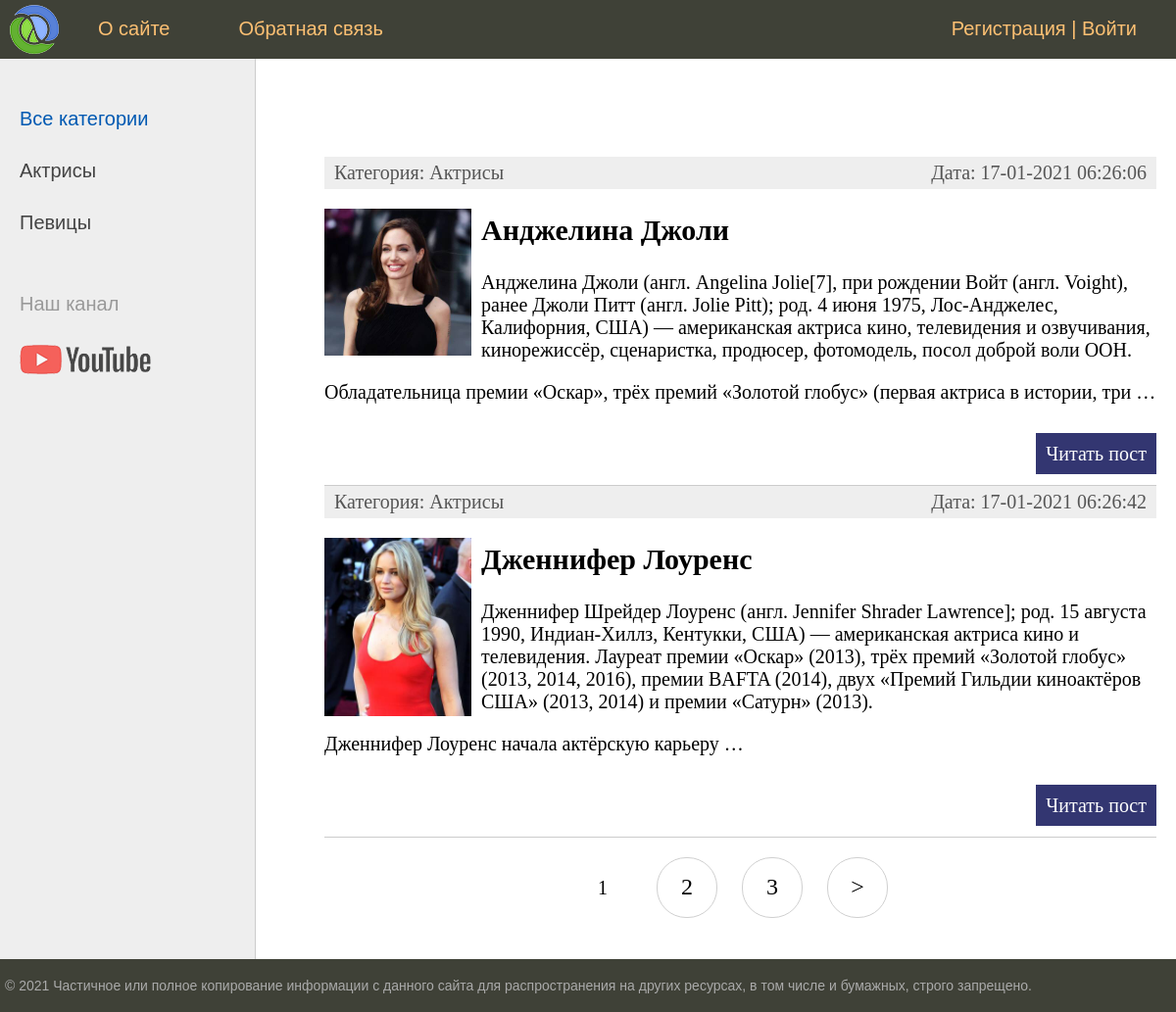
The page / on the database its author committed.
### women/models.py (models this page shows, shortened)
class Category(models.Model):
    name = models.CharField(max_length=100, db_index=True, verbose_name="Категория")
    slug = models.SlugField(max_length=255, unique=True, db_index=True, verbose_name="URL")
    def __str__(self):
        return self.name
    def get_absolute_url(self):
        return reverse('category', kwargs={'cat_slug': self.slug})
    class Meta:
        verbose_name = 'Категория'
        verbose_name_plural = 'Категории'
        ordering = ['id']

class Women(models.Model):
    title = models.CharField(max_length=255, verbose_name="Заголовок")
    slug = models.SlugField(max_length=255, unique=True, db_index=True, verbose_name="URL")
    content = models.TextField(blank=True, verbose_name="Текст статьи")
    photo = models.ImageField(upload_to="photos/%Y/%m/%d/", verbose_name="Фото")
    time_create = models.DateTimeField(auto_now_add=True, verbose_name="Время создания")
    time_update = models.DateTimeField(auto_now=True, verbose_name="Время изменения")
    is_published = models.BooleanField(default=True, verbose_name="Публикация")
    cat = models.ForeignKey('Category', on_delete=models.PROTECT, verbose_name="Категории")
    def get_absolute_url(self):
        return reverse('post', kwargs={'post_slug': self.slug})
    class Meta:
        verbose_name = 'Известные женщины'
        verbose_name_plural = 'Известные женщины'
        ordering = ['id']

### women/views.py (the view)
# urls.py: path('', WomenHome.as_view(), name='home'),
class WomenHome(DataMixin, ListView):
    model = Women
    template_name = 'women/index.html'
    context_object_name = 'posts'
    def get_context_data(self, *, object_list=None, **kwargs):
        context = super().get_context_data(**kwargs)
        c_def = self.get_user_context(title="Главная страница")
        return dict(list(context.items()) + list(c_def.items()))
    def get_queryset(self):
        return Women.objects.filter(is_published=True).select_related('cat')

### women/utils.py (called while the page is built)
    def get_user_context(self, **kwargs):
        context = kwargs
        cats = cache.get('cats')
        if not cats:
            cats = Category.objects.annotate(Count('women'))
            cache.set('cats', cats, 60)
        user_menu = menu.copy()
        if not self.request.user.is_authenticated:
            user_menu.pop(1)
        context['menu'] = user_menu
        context['cats'] = cats
        if 'cat_selected' not in context:
            context['cat_selected'] = 0
        return context

### women/templates/women/index.html (shortened to what this page needs)
{% extends 'women/base.html' %}
{% block content %}
<ul class="list-articles">
	{% for p in posts %}
			<li><div class="article-panel">
	<p class="first">Категория: {{p.cat}}</p>
	<p class="last">Дата: {{p.time_update|date:"d-m-Y H:i:s"}}</p>
</div>
{% if p.photo %}
	<p><img class="img-article-left thumb" src="{{p.photo.url}}"></p>
{% endif %}
				<h2>{{p.title}}</h2>
	{% autoescape on %}
	{{p.content|linebreaks|truncatewords:50}}
	{% endautoescape %}
			<p class="link-read-post"><a href="{{ p.get_absolute_url }}">Читать пост</a></p>
			</li>
	{% endfor %}
</ul>
{% endblock %}

### women/templates/women/base.html (shortened to what this page needs)
{% load static %}
{% load women_tags %}
<!DOCTYPE html>
<html>
<head>
	<link type="text/css" href="{% static 'women/css/styles.css' %}" rel="stylesheet" />
</head>
<body>
<table class="table-page" border=0 cellpadding="0" cellspacing="0">
<tr><td valign=top>
{% block mainmenu %}
		<div class="header">
			<ul id="mainmenu" class="mainmenu">
			<li class="logo"><a href="{% url 'home' %}"><div class="logo"></div></a></li>
{% for m in menu %}
			<li><a href="{% url m.url_name %}">{{m.title}}</a></li>
{% endfor %}
				{% if request.user.is_authenticated %}
				<li class="last"> {{user.username}} | <a href="{% url 'logout' %}">Выйти</a></li>
				{% else %}
				<li class="last"><a href="{% url 'register' %}">Регистрация</a> | <a href="{% url 'login' %}">Войти</a></li>
				{% endif %}
			</ul>
		</div>
{% endblock mainmenu %}
<table class="table-content" border=0 cellpadding="0" cellspacing="0">
<tr>
	<td valign="top" class="left-chapters">
	<ul id="leftchapters">
{% if cat_selected == 0 %}
		<li class="selected">Все категории</li>
{% else %}
		<li><a href="{% url 'home' %}">Все категории</a></li>
{% endif %}
{% for c in cats %}
{% if c.women__count > 0 %}
	{% if c.pk == cat_selected %}
		<li class="selected">{{c.name}}</li>
	{% else %}
		<li><a href="{{ c.get_absolute_url }}">{{c.name}}</a></li>
	{% endif %}
{% endif %}
{% endfor %}
		<li class="share">
		<p>Наш канал</p>
		<a class="share-yt" href="https://www.youtube.com/channel/UClJzWfGWuGJL2t-3dYKcHTA/playlists" target="_blank" rel="nofollow"></a>
		</li>
	</ul>
</td>
<td valign="top" class="content">
	<div class="content-text">
{% block content %}
{% endblock %}
{% if page_obj.has_other_pages %}
<nav class="list-pages">
    <ul>
        {% for p in paginator.page_range %}
		{% if page_obj.number == p %}
        <li class="page-num page-num-selected">{{ p }}</li>
		{% elif p >= page_obj.number|add:-2 and p <= page_obj.number|add:2  %}
        <li class="page-num">
            <a href="?page={{ p }}">{{ p }}</a>
        </li>
		{% endif %}
        {% endfor %}
{% if page_obj.has_next %}
<li class="page-num">
	<a href="?page={{ page_obj.next_page_number }}">&gt;</a>
</li>
{% endif %}
    </ul>
</nav>
{% endif %}
	</div>
</td></tr></table>
</td></tr>
<tr><td valign=top>
	<div id="footer">
		<p>&copy; 2021 Частичное или полное копирование информации с данного сайта для распространения на других ресурсах, в том числе и бумажных, строго запрещено.</p>
	</div>
</td></tr></table>
</body>
</html>

### women/static/women/css/styles.css (style rules this page uses)
html, body { font-family: 'Arial'; margin: 0; padding: 0; height: 100%; width: 100%; color: #444; }
a { color: #0059b2; text-decoration: none; }
img { max-width: 600px; height: auto; }
img.img-article-left { max-width: 300px; height: auto; float: left; padding: 0 10px 10px 0; }
img.img-article-left.thumb { max-width: 150px; height: auto; }
p.link-read-post { text-align: right; }
p.link-read-post a { padding: 10px; min-width: 100px; background: #333671; color: #fff; text-decoration: none; }
div.article-panel { background: #eee; padding: 5px 10px 5px 10px; box-sizing border-box; overflow: hidden; color: #555; }
div.article-panel p.first { margin: 0; float: left; }
div.article-panel p.last { margin: 0; float: right; }
ul.list-articles { list-style: none; margin: 0; padding: 0; }
ul.list-articles li { border-bottom: 1px solid #ccc; }
.table-page { width: 100%; height: 100%; vertical-align: top; }
.table-page tr { height: 100%; }
.header { background: #3F4137; height: 60px; }
.logo { background: url('../images/logo.png') no-repeat 10px 5px; width: 70px; height: 60px; }
ul.mainmenu { list-style: none; margin: 0; padding: 0; height: 60px; color: #fdc073; font-size: 20px; overflow: hidden; }
ul.mainmenu li { float: left; margin: 18px 40px 0 30px; }
ul.mainmenu li.logo { margin: 0; }
ul.mainmenu li.last { float: right; }
ul.mainmenu li a { color: #fdc073; text-decoration: none; }
.table-content { width: 100%; min-height: 100%; height: 100%; }
.left-chapters { margin: 0; background: #eee; border-right: 1px solid #ccc; min-height: 100%; }
.left-chapters ul { width: 230px; min-height: 100%; margin: 0; padding: 20px 10px 10px 20px; list-style: none; font-size: 20px; }
.left-chapters ul li { margin: 30px 0 0 0; color: #999; }
.left-chapters ul li.selected { color: #0059b2; }
.left-chapters ul li a { color: #444; text-decoration: none; }
.left-chapters ul li.share { margin: 60px 0 0 0; }
.left-chapters ul li.share p { margin: 30px 0 30px 0; }
.left-chapters ul li.share a { display: inline-block; width: 40px; height: 40px; margin: 0 20px 0 0; }
.left-chapters ul li.share a.share-yt { width: 100%; height: 30px; background: url('../images/share_yt.png') no-repeat 0 0 }
.content { padding: 40px 20px 20px 40px; width: 100%; box-sizing: border-box; }
.content-text { margin: 60px 0 0 30px; color: #000; font-size: 20px; font-family: Yandex Sans Display Light; }
#footer { box-sizing: border-box; background: #3F4137; padding: 5px; color: #aaa; font-size: 14px; font-family: Verdana, Geneva, Arial, Helvetica; text-align: left; overflow: hidden; }
.list-pages { text-align: center; margin: 0 0 20px 0; }
.list-pages ul { margin: 20px 0 0 0; padding: 0; list-style: none; }
.list-pages ul li { display: inline-block; margin: 0 20px 0 0; }
.list-pages a { color: #000; font-size: 24px; text-decoration: none; }
.list-pages .page-num, .page-num-selected { display: inline-block; width: 60px; height: 44px; padding: 16px 0 0 0; border: 1px solid #d0d0d0; border-radius: 30px; }
.list-pages .page-num-selected { border: none; color: #000; font-size: 20px; }

### rows shown on the page
Category: name "Актрисы"
Category: name "Певицы"
Women: cat "Актрисы", time_update "17-01-2021 06:26:06", photo (picture), title "Анджелина Джоли", content "Анджелина Джоли (англ. Angelina Jolie[7], при рождении Войт (англ. Voight), ранее Джоли Питт (англ. Jolie Pitt); род. 4 июня 1975, Лос-Анджелес, Калифорния, США) — американская актриса кино, телевидения и озвучивания, кинорежиссёр, сценаристка, продюсер, фотомодель, посол доброй воли ООН. Обладательница премии «Оскар», трёх премий «Золотой глобус» (первая актриса в истории, три …"
Women: cat "Актрисы", time_update "17-01-2021 06:26:42", photo (picture), title "Дженнифер Лоуренс", content "Дженнифер Шрейдер Лоуренс (англ. Jennifer Shrader Lawrence]; род. 15 августа 1990, Индиан-Хиллз, Кентукки, США) — американская актриса кино и телевидения. Лауреат премии «Оскар» (2013), трёх премий «Золотой глобус» (2013, 2014, 2016), премии BAFTA (2014), двух «Премий Гильдии киноактёров США» (2013, 2014) и премии «Сатурн» (2013). Дженнифер Лоуренс начала актёрскую карьеру …"

### other values the page prints
{{ m.title }} "О сайте" "Обратная связь"
{{ p }} "1"
{{ p }} "2" "3"
